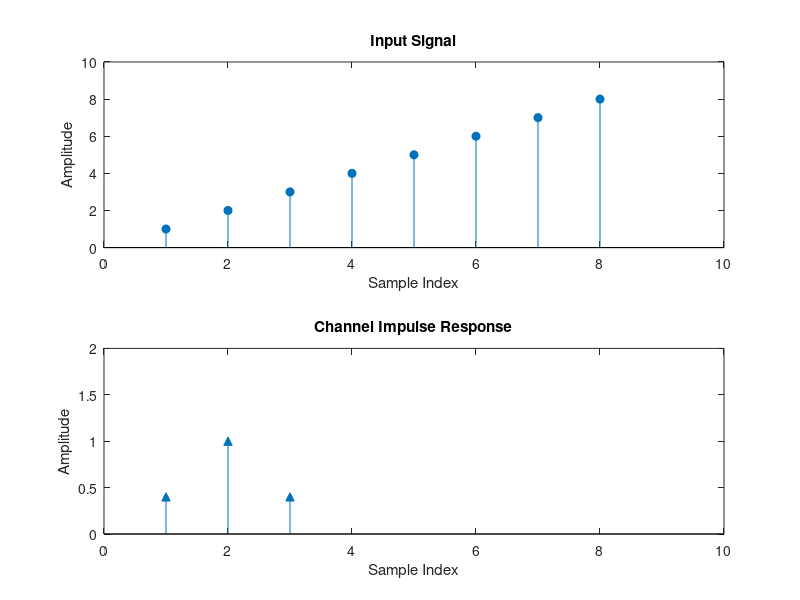
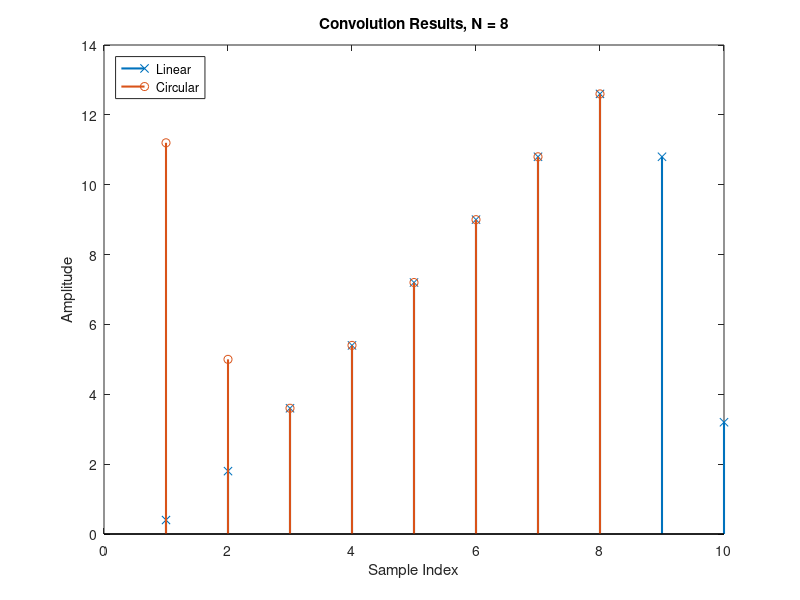
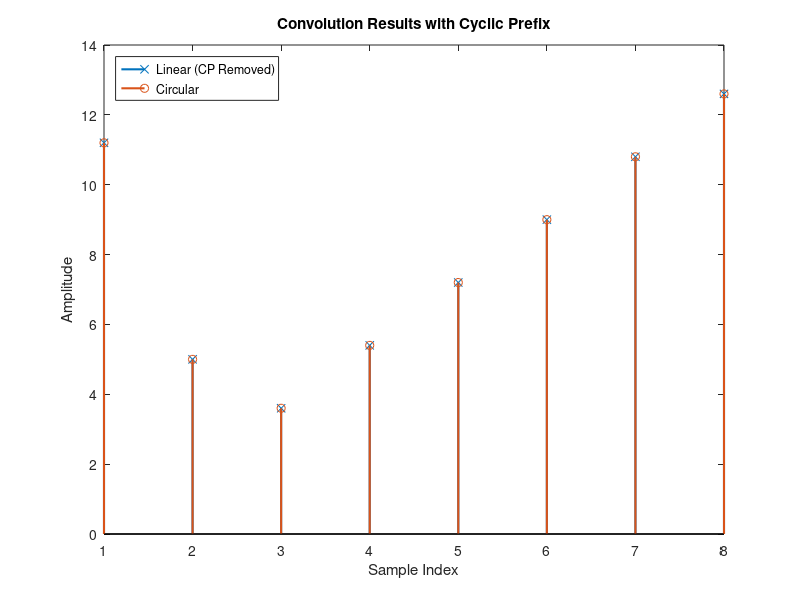

Write MATLAB code to recreate these figures, in order.
% Initialization
clc;
clear;
close all;

% ==========================================
% 1. Define Signals
% ==========================================
u1 = 1:8;                 % Input signal
h = [0.4, 1, 0.4];        % Channel impulse response
N = length(u1);           % Length of input signal
L = length(h);            % Length of channel

% Plot input signal and channel impulse response
figure('Name', 'Input and Channel');
subplot(2, 1, 1);
stem(u1, 'filled');
axis([0, 10, 0, 10]);
title('Input Signal');
xlabel('Sample Index');
ylabel('Amplitude');

subplot(2, 1, 2);
stem(h, '^', 'filled');
axis([0, 10, 0, 2]);
title('Channel Impulse Response');
xlabel('Sample Index');
ylabel('Amplitude');

% ==========================================
% 2. Linear vs Circular Convolution
% ==========================================
yl1 = conv(u1, h);        % Linear convolution
yc1 = cconv(u1, h, N);    % N-point Circular convolution

% Plot Convolution Results
figure('Name', 'Linear vs Circular Convolution');
stem(yl1, 'x', 'LineWidth', 1.5);
hold on;
stem(yc1, 'o', 'LineWidth', 1.5);
hold off;
title(sprintf('Convolution Results, N = %d', N));
xlabel('Sample Index');
ylabel('Amplitude');
legend('Linear', 'Circular', 'Location', 'northwest');

% ==========================================
% 3. Cyclic Prefix (CP) Addition
% ==========================================
% Extract the last L samples of the input signal to form the CP
ucp = u1(N - L + 1 : N); 

% Prepend the CP to the input signal
u2 = [ucp, u1]; 

% Pass the signal with CP through the channel (Linear Convolution)
yl2 = conv(u2, h); 

% Remove the CP from the received signal to extract the useful data
yl2_no_cp = yl2(L + 1 : end); 

% Plot results with Cyclic Prefix
figure('Name', 'Convolution with Cyclic Prefix');
stem(yl2_no_cp(1:N), 'x', 'LineWidth', 1.5); % Plot only the N valid data symbols
hold on;
stem(yc1, 'o', 'LineWidth', 1.5);
hold off;
title('Convolution Results with Cyclic Prefix');
xlabel('Sample Index');
ylabel('Amplitude');
legend('Linear (CP Removed)', 'Circular', 'Location', 'northwest');

% ==========================================
% 4. Verification
% ==========================================
% Check if the N valid samples match the circular convolution
% Note: Added abs() to ensure negative differences don't falsely pass
if max(abs(yc1 - yl2_no_cp(1:N))) < 1e-8
    disp('Success: Linear and circular convolution sequences match.');
else
    disp('Error: Received symbols do not match transmitted symbols.');
end
